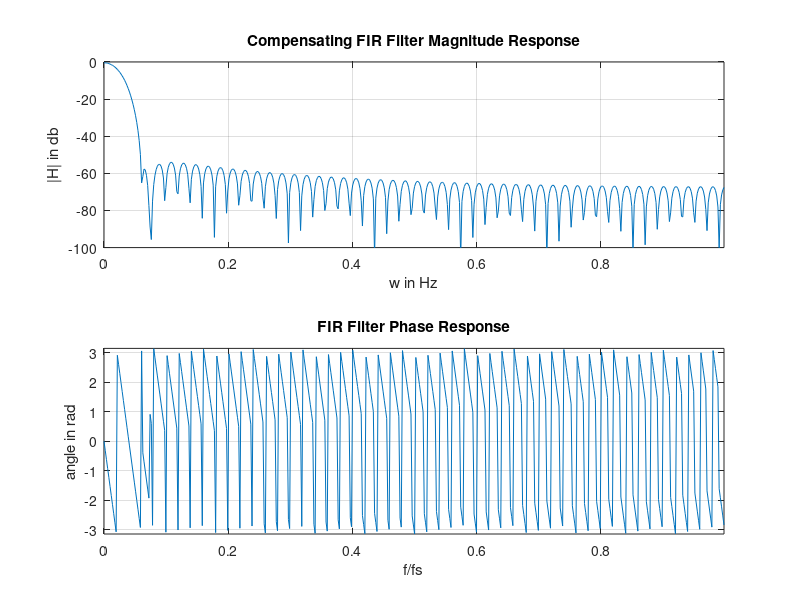

Write the MATLAB code that produced this figure. (Note: this script raises an error after producing the figure.)
%% Copyright (c) 2015 by David Goncalves <davegoncalves@gmail.com>
%% See LICENCE.txt for details
%%
%% Script to calculate and plot the frequency. phase and impuslse response of a FIR
%% filter given the filter design parameters
%% This code is primarily taken from the Altera Application Note AP455, 
%% "Understanding CIC Compensation Filters", with some prettifying for my own
%% sanity. 
 
%% CIC Filter Design Parameters

M = 1;  	%% Differential Delay
N = 4; 		%% Number of Integrator/Comb Filter Pairs
R = 16; 	%% Sample Rate Decimation Ratio

%% FIR Filter Design Parameters

B = 18; 	%% Coeffi. Bit-width
Fs = 6e6; 	%% (High) Sampling freq in Hz before decimation
Fc = 5e3; 	%% Pass band edge in Hz
L = 100; %% Filter order; must be even
Fo = R*Fc/Fs; %% Normalized Cutoff freq; 0<Fo<=0.5/M;

%% CIC Compensator Design using fir2 
p = 2e3; %% Granularity
s = 0.25/p; %% Step size
fp = [0:s:Fo]; %% Pass band frequency samples
fs = (Fo+s):s:0.5; %% Stop band frequency samples
f = [fp fs]*2; %% Normalized frequency samples; 0<=f<=1

Mp = ones(1,length(fp)); %% Pass band response; Mp(1)=1
Mp(2:end) = abs( M*R*sin(pi*fp(2:end)/R)./sin(pi*M*fp(2:end))).^N;
Mf = [Mp zeros(1,length(fs))];
f(end) = 1;

h = fir2(L,f,Mf); %% Filter length L+1

[z, w] = freqz(h);
 
h = h/max(h); %% Floating point coefficients

hz = round(h*power(2,B-1)-1); %% Fixed point coefficients

% Plot FIR filter frequency response

H_mag = 20 * log10(abs(z));
H_phase = atan2(imag(z),real(z));
%% TODO: Impulse response

%% Magnitude and Phase Plots

figure

subplot(2,1,1)
plot(w/pi, H_mag)
title('Compensating FIR Filter Magnitude Response')
ylabel('|H| in db')
xlabel('w in Hz')
axis([min(w/pi) max(w/pi) -100 0])
grid on

subplot(2,1,2)
plot(w/pi, H_phase)
title('FIR Filter Phase Response')
ylabel('angle in rad')
xlabel('f/fs')
axis([min(w/pi) max(w/pi) -pi pi])
grid on

figure
plot(C_imp)
title('CIC Filter Impulse Response')
ylabel('amplitude')
xlabel('time')
grid on
